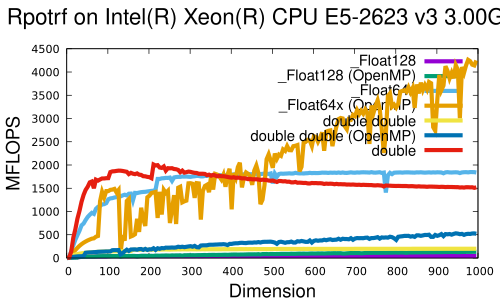

The script that drew this image:
set xlabel font "Helvetica,20"
set ylabel font "Helvetica,20"
set key font "Helvetica,16"
set title font "Helvetica,24"
set title "Rpotrf on Intel(R) Xeon(R) CPU E5-2623 v3 @ 3.00GHz "
set xlabel "Dimension"
set ylabel "MFLOPS"
#set terminal postscript eps color enhanced
set terminal pdf

plot \
"log.Rpotrf._Float128"       using 1:2 title '\_Float128'             with lines linewidth 6, \
"log.Rpotrf._Float128_opt"   using 1:2 title '\_Float128 (OpenMP)'    with lines linewidth 6, \
"log.Rpotrf._Float64x"       using 1:2 title '\_Float64x'             with lines linewidth 6, \
"log.Rpotrf._Float64x_opt"   using 1:2 title '\_Float64x (OpenMP)'    with lines linewidth 6, \
"log.Rpotrf.dd"              using 1:2 title 'double double'          with lines linewidth 6, \
"log.Rpotrf.dd_opt"          using 1:2 title 'double double (OpenMP)' with lines linewidth 6, \
"log.Rpotrf.double"          using 1:2 title 'double'                 with lines linewidth 6
